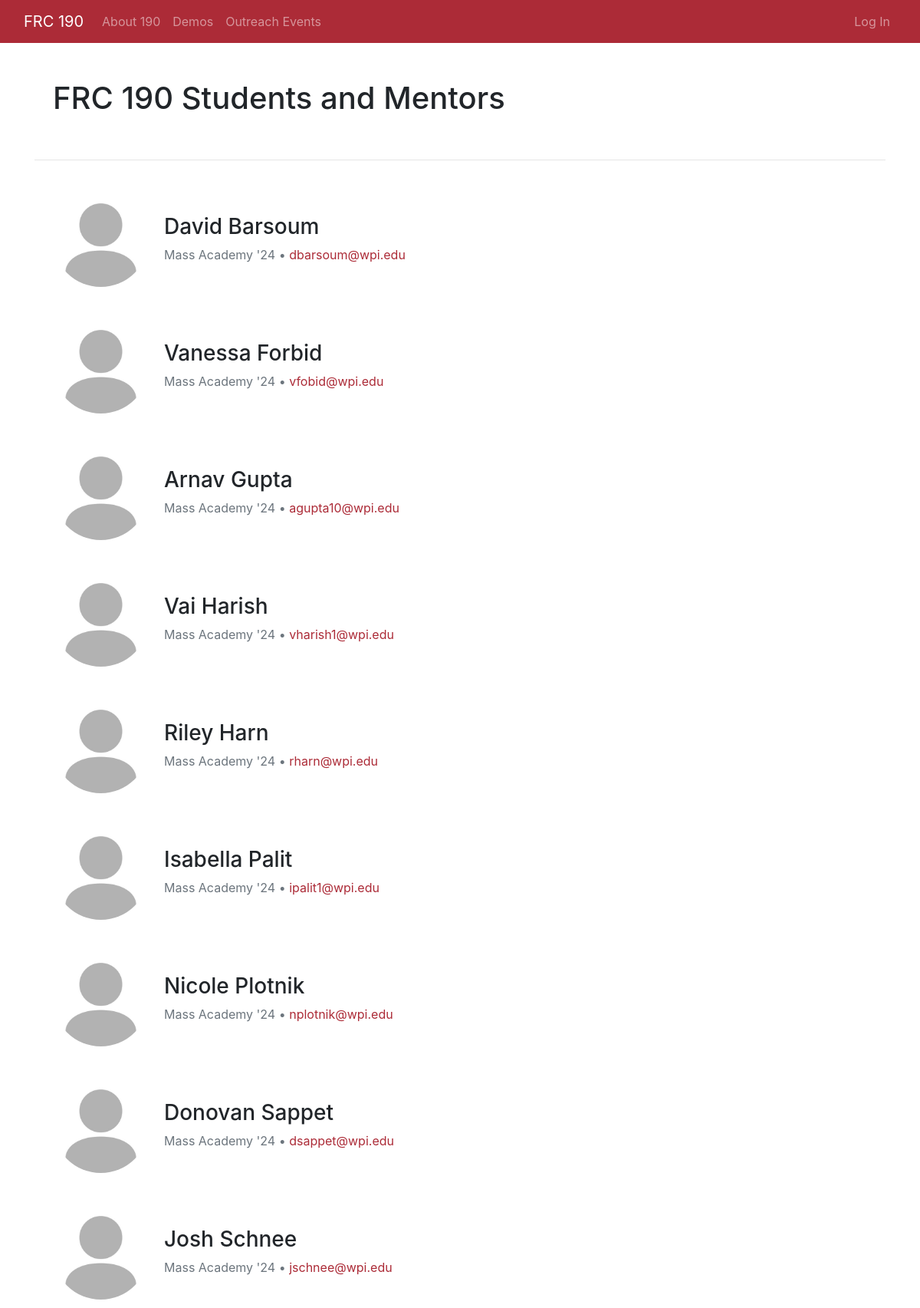
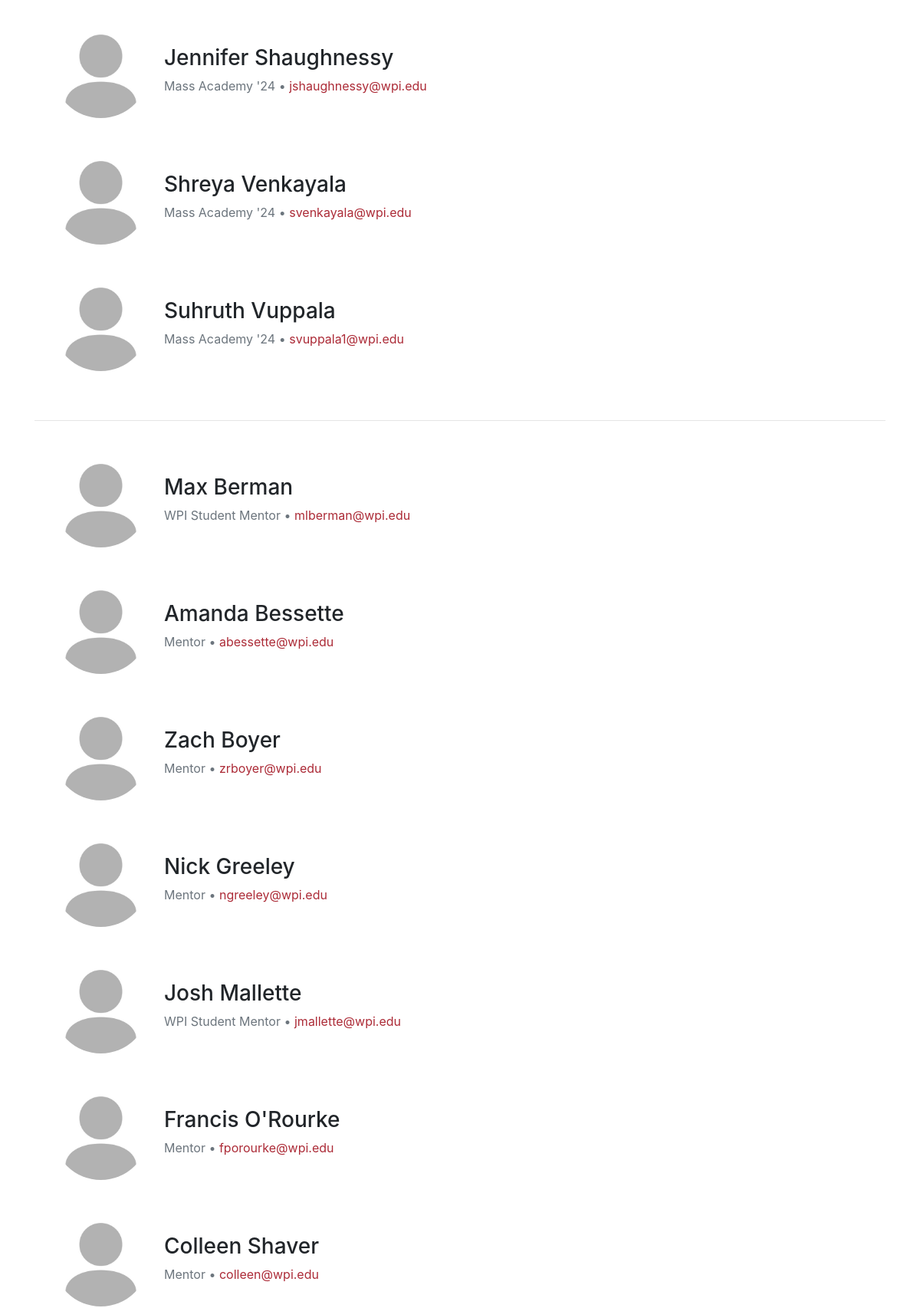
The app's page /team (upper part) with its own data (2 pictures, top to bottom).
### website/models.py (models this page shows, shortened)
class User(db.Model, UserMixin):
    id = db.Column(db.Integer, primary_key=True)
    email = db.Column(db.String(120), unique=True, nullable=False)
    password = db.Column(db.String(60), nullable=False)
    first_name = db.Column(db.String(20), nullable=False)
    last_name = db.Column(db.String(20), nullable=False)
    position = db.Column(db.String(20), nullable=False)
    bio = db.Column(db.String(150), nullable=True)
    profile_pic_filename = db.Column(db.String(20), nullable=False)
    admin = db.Column(db.Boolean, nullable=False)
    hours = db.relationship('Hours', backref='user')

### website/users/routes.py (the view)
@login_required
@users.route('/team')
def team():
    students = User.query.filter(User.position.in_(settings['student_types'])).all()
    if students:
        students.sort(key=lambda x: (x.last_name, x.first_name))
    mentors = User.query.filter(User.position.in_(settings['mentor_types'])).all()
    if mentors:
        mentors.sort(key=lambda x: (x.last_name, x.first_name))
    return render_template('team.html', title="FRC 190 Students and Mentors",
                           students=students, mentors=mentors)

### website/templates/team.html (shortened to what this page needs)
{% extends 'base.html' %}
{% block content %}
    <div class="container mb-4 p-4">
        {% for user in students %}
            <div class="media">
                <img class="align-self-center rounded-circle account-img" alt="profile picture"
                     src="{{ url_for('static', filename='profile_pics/' + user.profile_pic_filename) }}">
                <div class="media-body align-self-center">
                    <h3>{{ user.first_name }} {{ user.last_name }}</h3>
                    <p class="text-muted">
                        {{ user.position }} • <a href="mailto:{{ user.email }}">{{ user.email }}</a>
                    </p>
                </div>
            </div>
            {% if not loop.last %}<br>{% endif %}
        {% endfor %}
    </div>
    <hr>
    <div class="container mb-4 p-4">
        {% for user in mentors %}
            <div class="media">
                <img class="align-self-center rounded-circle account-img" alt="profile picture"
                     src="{{ url_for('static', filename='profile_pics/' + user.profile_pic_filename) }}">
                <div class="media-body align-self-center">
                    <h3>{{ user.first_name }} {{ user.last_name }}</h3>
                    <p class="text-muted">
                        {{ user.position }} • <a href="mailto:{{ user.email }}">{{ user.email }}</a>
                    </p>
                </div>
            </div>
            {% if not loop.last %}<br>{% endif %}
        {% endfor %}
    </div>
{% endblock %}

### website/templates/base.html (shortened to what this page needs)
<!doctype html>
<html lang="en">
<head>
    <link rel="stylesheet" type="text/css" href="{{ url_for('static', filename='bootstrap/css/bootstrap.css') }}">
    <link rel="stylesheet" type="text/css" href="{{ url_for('static', filename='css/main.css') }}">
</head>
<body>
<div class="mb-4">
    <nav class="navbar navbar-expand-sm bg-primary navbar-dark">
        <div class="container-fluid">
            <a href="{{ url_for('main.home') }}" class="navbar-brand">FRC 190</a>
            <div id="navbarCollapse" class="collapse navbar-collapse">
                <ul class="nav navbar-nav mr-auto">
                    <li class="nav-item {{ 'active' if title == 'About Team 190' else '' }}">
                        <a class="nav-link" href="{{ url_for('main.about') }}">About 190</a>
                    </li>
                    <li class="nav-item {{ 'active' if title == 'Demos' else '' }}">
                        <a class="nav-link" href="{{ url_for('main.demos') }}">Demos</a>
                    </li>
                    <li class="nav-item {{ 'active' if title == 'Outreach Events' else '' }}">
                        <a class="nav-link" href="{{ url_for('main.outreach_events') }}">Outreach Events</a>
                    </li>
                </ul>
                <ul class="nav navbar-nav ml-auto">
                    {% if current_user.is_authenticated %}
                        <li class="nav-item {{ 'active' if title.split(' ')[0] == 'Events' else '' }}">
                            <a class="nav-link" href="{{ url_for('events.weekly_events') }}">Events</a>
                        </li>
                        {% if current_user.admin %}
                            <li class="nav-item {{ 'active' if title == 'Manage Hours' else '' }}">
                                <a class="nav-link" href="{{ url_for('hours.manage_hours') }}">Manage Hours</a>
                            </li>
                        {% endif %}
                        <li class="nav-item {{ 'active' if title == 'FRC 190 Students and Mentors' else '' }}">
                            <a class="nav-link" href="{{ url_for('users.team') }}">Team</a>
                        </li>
                        <li class="nav-item dropdown">
                            <a class="nav-link dropdown-toggle" data-bs-toggle="dropdown">
                                <img class="rounded-circle account-nav-img" alt="profile picture"
                                     src="{{ url_for('static', filename='profile_pics/' + current_user.profile_pic_filename) }}">
                            </a>
                            <div class="dropdown-menu dropdown-menu-right">
                                <a class="dropdown-item" href="{{ url_for('users.account') }}">Account</a>
                                <div class="dropdown-divider"></div>
                                <a class="dropdown-item" href="{{ url_for('users.logout') }}"> Log Out</a>
                            </div>
                        </li>
                    {% else %}
                        <li class="nav-item {{ 'active' if title == 'Log In' else '' }}">
                            <a class="nav-link" href="{{ url_for('users.login') }}">Log In</a>
                        </li>
                    {% endif %}
                </ul>
            </div>
        </div>
    </nav>
</div>
<div class="container">
    <div class="container mb-4 p-4">
        <h1>{{ title }}</h1>
    </div>
    <hr>
    {% block content %}{% endblock %}
</div>
</body>
</html>

### website/static/css/main.css (style rules this page uses)
.account-img { height: 125px; width: 125px; margin-right: 20px; margin-bottom: 16px; }

### records on screen
User: profile_pic_filename (placeholder picture), first_name "David", last_name "Barsoum", position "Mass Academy '24", email "dbarsoum@wpi.edu"
User: profile_pic_filename (placeholder picture), first_name "Vanessa", last_name "Forbid", position "Mass Academy '24", email "vfobid@wpi.edu"
User: profile_pic_filename (placeholder picture), first_name "Arnav", last_name "Gupta", position "Mass Academy '24", email "agupta10@wpi.edu"
User: profile_pic_filename (placeholder picture), first_name "Vai", last_name "Harish", position "Mass Academy '24", email "vharish1@wpi.edu"
User: profile_pic_filename (placeholder picture), first_name "Riley", last_name "Harn", position "Mass Academy '24", email "rharn@wpi.edu"
User: profile_pic_filename (placeholder picture), first_name "Isabella", last_name "Palit", position "Mass Academy '24", email "ipalit1@wpi.edu"
User: profile_pic_filename (placeholder picture), first_name "Nicole", last_name "Plotnik", position "Mass Academy '24", email "nplotnik@wpi.edu"
User: profile_pic_filename (placeholder picture), first_name "Donovan", last_name "Sappet", position "Mass Academy '24", email "dsappet@wpi.edu"
User: profile_pic_filename (placeholder picture), first_name "Josh", last_name "Schnee", position "Mass Academy '24", email "jschnee@wpi.edu"
User: profile_pic_filename (placeholder picture), first_name "Jennifer", last_name "Shaughnessy", position "Mass Academy '24", email "jshaughnessy@wpi.edu"
User: profile_pic_filename (placeholder picture), first_name "Shreya", last_name "Venkayala", position "Mass Academy '24", email "svenkayala@wpi.edu"
User: profile_pic_filename (placeholder picture), first_name "Suhruth", last_name "Vuppala", position "Mass Academy '24", email "svuppala1@wpi.edu"
User: profile_pic_filename (placeholder picture), first_name "Max", last_name "Berman", position "WPI Student Mentor", email "mlberman@wpi.edu"
User: profile_pic_filename (placeholder picture), first_name "Amanda", last_name "Bessette", position "Mentor", email "abessette@wpi.edu"
User: profile_pic_filename (placeholder picture), first_name "Zach", last_name "Boyer", position "Mentor", email "zrboyer@wpi.edu"
User: profile_pic_filename (placeholder picture), first_name "Nick", last_name "Greeley", position "Mentor", email "ngreeley@wpi.edu"
User: profile_pic_filename (placeholder picture), first_name "Josh", last_name "Mallette", position "WPI Student Mentor", email "jmallette@wpi.edu"
User: profile_pic_filename (placeholder picture), first_name "Francis", last_name "O'Rourke", position "Mentor", email "fporourke@wpi.edu"
User: profile_pic_filename (placeholder picture), first_name "Colleen", last_name "Shaver", position "Mentor", email "colleen@wpi.edu"

### other values on screen
{{ title }} "FRC 190 Students and Mentors"
